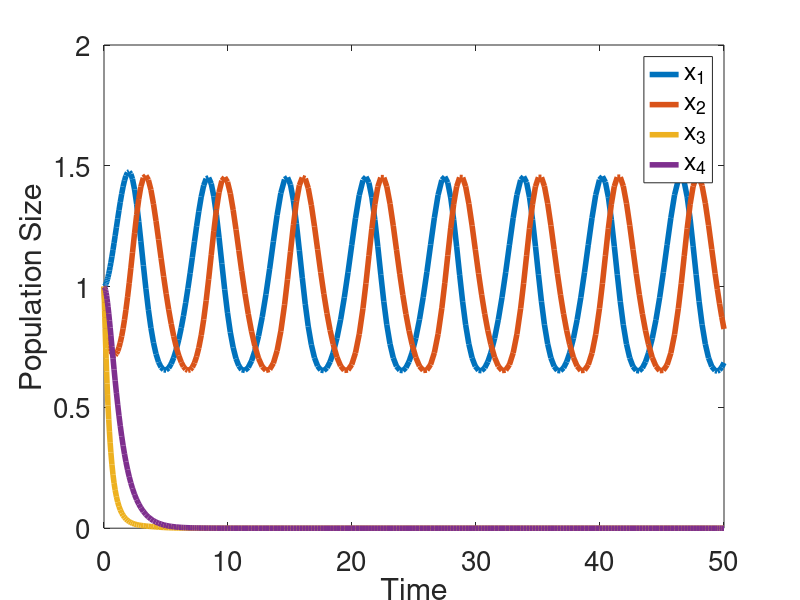

Source code (MATLAB):
%Guang Yang Simulation for the second graph in the paper

clear; clc;

 

 



a1 =1;
b1 = 1;
a2 =1;
b2 = 1;
c2 =1
a3 =2;
b3 = 1;
c3 = 1;
a4 = 1;
c4 = 1;
 


ode_rhs = @(t,x) [x(1).*(a1-b1.*x(2));...

                 x(2).*(-a2-b2.*x(3) + c2.*x(1));...

                x(3).*(-a3-b3.*x(4)+c3.*x(2));...

                x(4).*(-a4+c4.*x(3));];

 


a0 = 1; 

b0 = 1; 

c0 = 1; 

d0 = 1;

x0 = [a0;b0;c0;d0];

 



tspan = [0 50]; 

[t,x] = ode45(@(t,x) ode_rhs(t,x), tspan, x0);

 


figure(1); clf;

plot(t,x(:,1),'LineWidth',4); hold on

plot(t,x(:,2),'LineWidth',4);

plot(t,x(:,3),'LineWidth',4);

plot(t,x(:,4),'LineWidth',4);

xlabel('Time'); ylabel('Population Size');

legend('x_1', 'x_2', 'x_3','x_4')

set(gca,'FontSize',20)

 

return 

tspan = [0 50]; 

[t,x] = ode45(@(t,x) ode_rhs(t,x), tspan, x0);

 

figure(2); clf;

plot(t,x(:,1),'LineWidth',4); hold on


plot(t,C - 2.*x(:,2) - x(:,1),'LineWidth',4);

plot(t,x(:,2),'LineWidth',4);

xlabel('Time'); ylabel('Population Size');

legend('x_1', 'x_2', 'x_3','x_4')

set(gca,'FontSize',20)